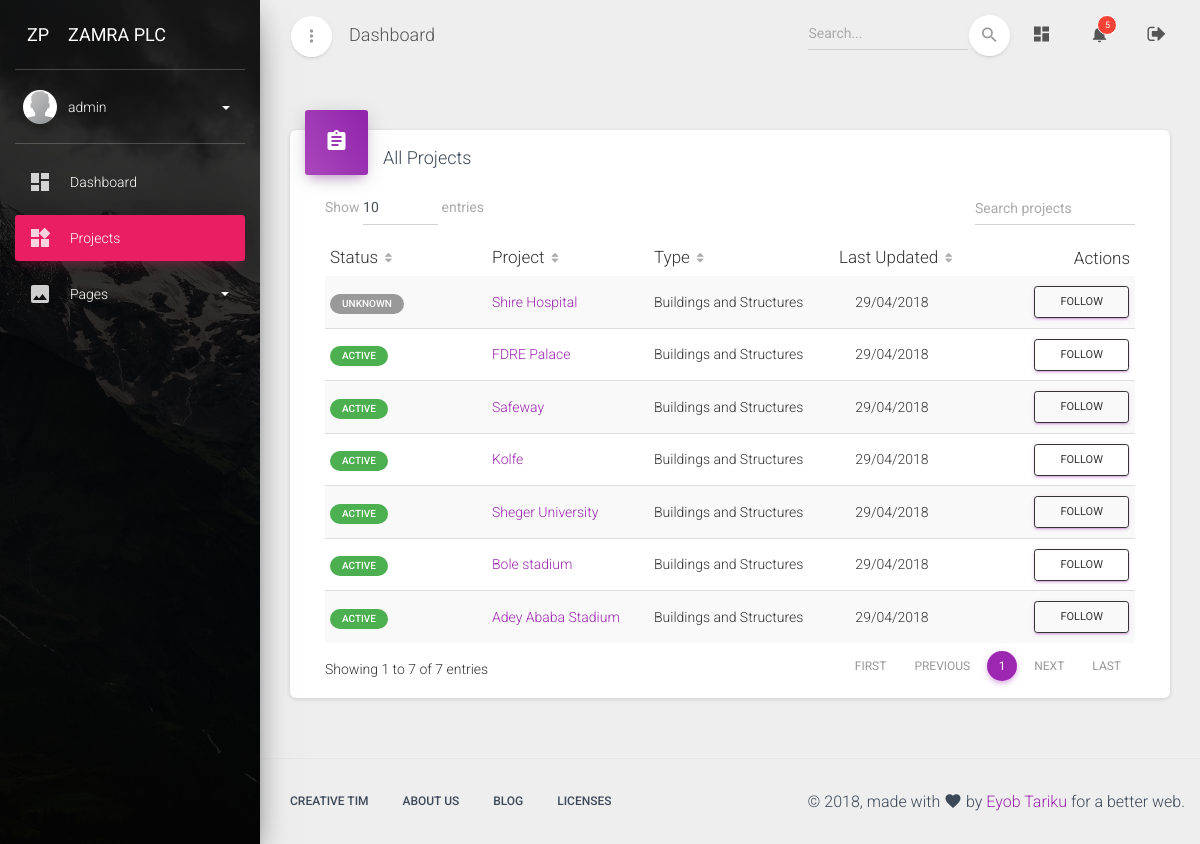
The page /dashboard/projects/ (signed in) on the database its author committed.
### dashboard/models.py (models this page shows, shortened)
class CustomUser(AbstractUser):
    avatar = models.ImageField(upload_to='avatars/', null=True, blank=True)
    full_name = models.CharField(max_length=120)
    job_title = models.CharField(max_length=100)
    bio = models.TextField('Short Bio', null=True, blank=True)
    projects_followed = models.ManyToManyField(
        'Project',
        related_name='followers',
        blank=True
    )
    projects_administered = models.ManyToManyField(
        'Project',
        related_name='admins',
        blank=True
    )
    def get_screen_name(self):
        if self.full_name:
            return self.get_full_name()
        else:
            return self.username
    def unseen_notifications(self, *args, **kwargs):
        return self.received_notifications.filter(is_seen=False)

class Base(models.Model):
    created_at = models.DateTimeField(
        auto_now_add=True,
        help_text='Record created date and time'
    )
    updated_at = models.DateTimeField(
        auto_now=True,
        help_text='Record last updated date and time'
    )
    class Meta:
        abstract = True

class Project(Base):
    CONSTRUCTION_TYPE_CHOICES = (
        ('builiding', 'Buildings and Structures'),
        ('road', 'Road and Highway'),
        ('water', 'Water and Irrigations'),
    )
    PROJECT_STATUS_CHOICES = (
        (1, 'Unknown'),
        (2, 'Mobilization'),
        (3, 'Active'),
        (4, 'Rectification'),
        (5, 'Suspended'),
        (6, 'Terminated'),
        (7, 'Closed'),
    )
    construction_type = models.CharField(
        max_length=60,
        choices=CONSTRUCTION_TYPE_CHOICES,
        default='builiding'
    )
    status = models.IntegerField(
        'Project Status',
        choices=PROJECT_STATUS_CHOICES,
        default=1,
    )
    consultant = models.ForeignKey(Consultant, on_delete=models.CASCADE)
    employer = models.CharField(
        max_length=100,
        help_text='Official full name of the Employer',
    )
    full_name = models.CharField(
        'Official Project Title',
        max_length=100,
        help_text='Official full name of the construction project',
    )
    short_name = models.CharField(
        'Short Unofficial Project Title',
        max_length=100,
        help_text='Short common name of the construction project',
    )
    project_code = models.CharField(
        'Project Code (Optional)',
        max_length=30,
        null=True, blank=True,
    )
    description = models.TextField(
        'Short Project Description',
        null=True, blank=True,
        help_text='Short description of the construction project. (Optional)',
    )
    contract_amount = models.DecimalField(
        max_digits=16, decimal_places=2,
        help_text='Project contract amount in ETB (before VAT)',
    )
    signing_date = models.DateField(
        'Agreement Signing Date',
        null=True, blank=True,
    )
    site_handover = models.DateField(
        'Site Handover Date',
        null=True, blank=True,
    )
    commencement_date = models.DateField('commencement Date')
    period = models.PositiveIntegerField(
        'Contract Period',
        help_text='Project life time in calendar days'
    )
    created_by = models.ForeignKey(
        settings.AUTH_USER_MODEL,
        related_name='projects',
        on_delete=models.SET(utils.get_phantom_user),
    )
    notifications = GenericRelation(Notification)
    tracker = FieldTracker()
    objects = models.Manager()
    my_projects = managers.ProjectManager()
    class Meta:
        ordering = ['status', '-updated_at', 'short_name', ]
        get_latest_by = 'updated_at'
        permissions = (
            ('admin_project', 'Administer Project'),
        )
    def get_absolute_url(self):
        return reverse('dashboard:project-detail', args=[str(self.pk)])
    def get_status_label(self):
        if self.status == 2:
            return utils.status_label(
                btn='badge-primary',
                status=self.get_status_display()
            )
        elif self.status == 3:
            return utils.status_label(
                btn='badge-success',
                status=self.get_status_display()
            )
        elif self.status == 4:
            return utils.status_label(
                btn='badge-info',
                status=self.get_status_display()
            )
        elif self.status == 5:
            return utils.status_label(
                btn='badge-warning',
                status=self.get_status_display()
            )
        elif self.status == 6:
            return utils.status_label(
                btn='badge-danger',
                status=self.get_status_display()
            )
        else:
            return utils.status_label(
                btn='badge-default',
                status=self.get_status_display()
            )

### dashboard/views/projects.py (the view, shortened to what this page needs)
# urls.py: path('projects/', projects.ProjectList.as_view(), name='project-list'),
class ProjectList(LoginRequiredMixin, generic.ListView):
    model = models.Project
    template_name = 'dashboard/projects/project_list.html'
    def get_queryset(self, *args, **kwargs):
        return self.model.my_projects.all().order_by('status')
    def get(self, request, *args, **kwargs):
        subscription = request.GET.get('subscription')
        return super().get(request, *args, **kwargs)
    def get_context_data(self, *args, **kwargs):
        context = super(ProjectList, self).get_context_data(*args, **kwargs)
        context['page_name'] = 'Projects'
        return context

### dashboard/utils.py (called while the page is built)
def status_label(**kwargs):
    btn = kwargs.get('btn', 'btn-default')
    status_message = kwargs.get('status', 'Not Available')
    output = '<span class="badge {}">{}</span>'.format(
        btn,
        status_message,
    )
    return output

### dashboard/templates/dashboard/projects/project_list.html (shortened to what this page needs)
{% extends 'dashboard_base.html' %}
{% block content %}
<div class="row">
    <div class="col-sm-12">
        <div class="card">
          <div class="card-header card-header-primary card-header-icon">
            <div class="card-icon">
              <i class="material-icons">assignment</i>
            </div>
            <h4 class="card-title">All Projects</h4>
          </div>
            <div class="card-body">
                <div class="material-datatables">
                    <table id="projectDatatables" class="table table-striped table-no-bordered table-hover" cellspacing="0" width="100%" style="width:100%">
                        <thead>
                            <tr>
                                <th>Status</th>
                                <th>Project</th>
                                <th>Type</th>
                                <th class="text-center">Last Updated</th>
                                <th class="disabled-sorting text-right">Actions</th>
                            </tr>
                        </thead>
                        <tbody>
                            {% for project in project_list %}
                            <tr>
                                <td>
                                    {% autoescape off %}
                                    {{ project.get_status_label }}
                                    {% endautoescape %}
                                </td>
                                <td>
                                    <a href="{% url 'dashboard:project-detail' project.id %}" title="{{ project.full_name }}">{{ project.short_name }}</a>
                                </td>
                                <td>{{ project.get_construction_type_display }}</td>
                                <td class="text-center">{{ project.updated_at|date:'d/m/Y' }}</td>
                                <td class="text-right">
                                    {% if project in user.projects_followed.all %}
                                    <form>
                                        <input type="hidden" name="project" value="{{ project.id }}">
                                        <input type="hidden" name="subscription" value="unfollow">
                                        <button type="submit" class="btn btn-sm btn-primary">Unfollow</button>
                                    </form>
                                    {% else %}
                                    <form>
                                        <button type="submit" class="btn btn-sm btn-outline btn-primary">&nbsp;&nbsp;Follow&nbsp;&nbsp;</button>
                                    </form>
                                    {% endif %}
                                </td>
                            </tr>
                            {% endfor %}
                        </tbody>
                    </table>
                </div>
            </div>
        </div>
    </div>
</div>
{% endblock content %}

### dashboard/templates/dashboard_base.html (shortened to what this page needs)
{% load static %}
<!DOCTYPE html>
<html lang="en">
<head>
  <link rel="stylesheet" href="https://maxcdn.bootstrapcdn.com/font-awesome/latest/css/font-awesome.min.css">
  <link rel="stylesheet" href="{% static 'assets/css/material-dashboard.min.css' %}">
  <link rel="stylesheet" href="{% static 'assets/css/custom.css' %}">
</head>
<body class="">
  <div class="wrapper">
  {% block wrapper %}
    <div class="sidebar" data-color="rose" data-background-color="black" data-image="{% static 'assets/img/sidebar-1.jpg' %}">
    {% block sidebar %}
        <div class="logo">
        {% block logo %}
            <a href="#" class="simple-text logo-mini">
                 ZP
            </a>
            <a href="#" class="simple-text logo-normal">
                 Zamra Plc
            </a>
        {% endblock logo %}
        </div>
        <div class="sidebar-wrapper">
        {% block sidebar_wrapper %}
            <div class="user">
                <div class="photo">
                    {% if user.avatar %}
                    <img src="{% static user.avatar.url %}" alt="Avatar">
                    {% else %}
                    <img src="{% static 'assets/img/default-avatar.png' %}">
                    {% endif %}
                </div>
                <div class="user-info">
                    <a data-toggle="collapse" href="dashboard.html#collapseExample" class="username">
                        <span>
                           {{ user.get_screen_name }}
                          <b class="caret"></b>
                        </span>
                    </a>
                </div>
            </div>
            <ul class="nav">
                <li class="nav-item {% if page_name == 'index' %} active {% endif %} ">
                    <a class="nav-link" href="{% url 'dashboard:index' %}">
                        <i class="material-icons">dashboard</i>
                        <p> Dashboard </p>
                    </a>
                </li>
                <li class="nav-item {% if page_name == 'Projects' %} active {% endif %} ">
                    <a class="nav-link" href="{% url 'dashboard:project-list' %}">
                        <i class="material-icons">widgets</i>
                        <p> Projects </p>
                    </a>
                </li>
                <li class="nav-item ">
                    <a class="nav-link" data-toggle="collapse" href="dashboard.html#pagesExamples">
                        <i class="material-icons">image</i>
                        <p> Pages
                           <b class="caret"></b>
                        </p>
                    </a>
                </li>
            </ul>
        {% endblock sidebar_wrapper %}
        </div>
    {% endblock sidebar %}
    </div>
    <div class="main-panel">
    {% block main_panel %}
        <nav class="navbar navbar-expand-lg navbar-transparent  navbar-absolute fixed-top">
        	<div class="container-fluid">
            <div class="navbar-wrapper">
              <div class="navbar-minimize">
                <button id="minimizeSidebar" class="btn btn-just-icon btn-white btn-fab btn-round">
                    <i class="material-icons text_align-center visible-on-sidebar-regular">more_vert</i>
                </button>
              </div>
        			<a class="navbar-brand" href="dashboard.html#pablo">Dashboard</a>
        		</div>
        	    <div class="collapse navbar-collapse justify-content-end">
              <form class="navbar-form">
                  <div class="input-group no-border">
                      <input type="text" value="" class="form-control" placeholder="Search...">
                      <button type="submit" class="btn btn-white btn-round btn-just-icon">
                        <i class="material-icons">search</i>
                        <div class="ripple-container"></div>
                      </button>
                  </div>
              </form>
        			<ul class="navbar-nav">
        				<li class="nav-item">
        					<a class="nav-link" href="{% url 'dashboard:index' %}">
                    <i class="material-icons">dashboard</i>
        					</a>
        				</li>
        				<li class="nav-item dropdown">
        					<a class="nav-link" href="#" id="navbarDropdownMenuLink" data-toggle="dropdown" aria-haspopup="true" aria-expanded="false">
                    <i class="material-icons">notifications</i>
                    {% if user.unseen_notifications %}
                    <span class="notification">{{ user.unseen_notifications.count }}</span>
                    {% endif %}
        					</a>
        				</li>
        				<li class="nav-item">
        					<a class="nav-link" href="{% url 'dashboard:logout' %}" title="Logout">
                    <i class="fa fa-sign-out"></i>
        					</a>
        				</li>
        			</ul>
        	    </div>
        	</div>
        </nav>
        <div class="content">
          <div class="container-fluid">
            {% block content %}
            {% endblock content %}
        </div>
    {% endblock main_panel %}
    </div>
    {% block footer %}
    <footer class="footer ">
      <div class="container">
          <nav class="pull-left">
              <ul>
                  <li>
                      <a href="https://www.creative-tim.com">
                          Creative Tim
                      </a>
                  </li>
                  <li>
                      <a href="http://presentation.creative-tim.com">
                         About Us
                      </a>
                  </li>
                  <li>
                      <a href="http://blog.creative-tim.com">
                         Blog
                      </a>
                  </li>
                  <li>
                      <a href="https://www.creative-tim.com/license">
                          Licenses
                      </a>
                  </li>
              </ul>
          </nav>
          <div class="copyright pull-right">
              &copy; {% now 'Y' %}, made with <i class="material-icons">favorite</i> by <a href="#" target="_blank">Eyob Tariku</a> for a better web.
          </div>
      </div>
    </footer>
    {% endblock footer %}
  {% endblock wrapper %}
  </div>
</body>
</html>

### rows shown on the page
CustomUser: get_screen_name "admin", unseen_notifications.count "5"
Project: get_status_label "UNKNOWN", short_name "Shire Hospital", construction_type "Buildings and Structures", updated_at "29/04/2018"
Project: get_status_label "ACTIVE", short_name "FDRE Palace", construction_type "Buildings and Structures", updated_at "29/04/2018"
Project: get_status_label "ACTIVE", short_name "Safeway", construction_type "Buildings and Structures", updated_at "29/04/2018"
Project: get_status_label "ACTIVE", short_name "Kolfe", construction_type "Buildings and Structures", updated_at "29/04/2018"
Project: get_status_label "ACTIVE", short_name "Sheger University", construction_type "Buildings and Structures", updated_at "29/04/2018"
Project: get_status_label "ACTIVE", short_name "Bole stadium", construction_type "Buildings and Structures", updated_at "29/04/2018"
Project: get_status_label "ACTIVE", short_name "Adey Ababa Stadium", construction_type "Buildings and Structures", updated_at "29/04/2018"
